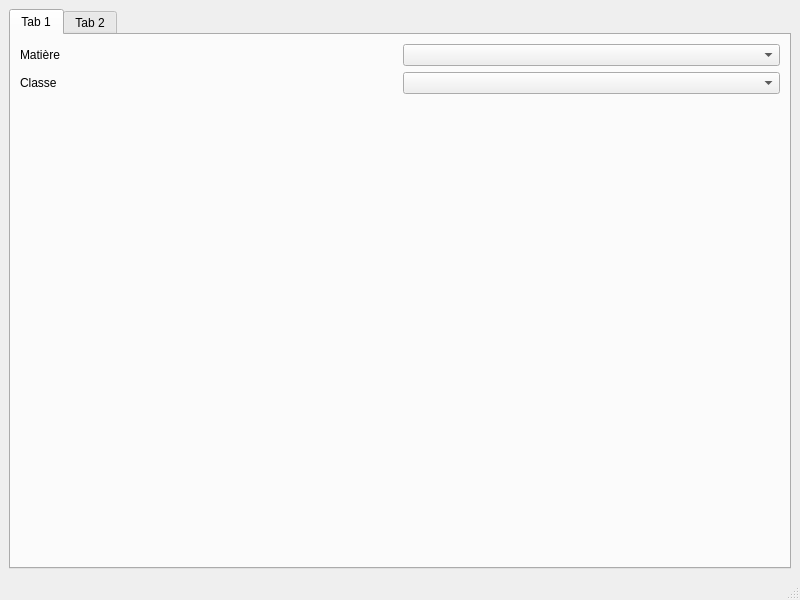
<?xml version="1.0" encoding="UTF-8"?>
<ui version="4.0">
 <class>MainWindow</class>
 <widget class="QMainWindow" name="MainWindow">
  <property name="geometry">
   <rect>
    <x>0</x>
    <y>0</y>
    <width>800</width>
    <height>600</height>
   </rect>
  </property>
  <property name="windowTitle">
   <string>MainWindow</string>
  </property>
  <widget class="QWidget" name="centralwidget">
   <layout class="QHBoxLayout" name="horizontalLayout">
    <item>
     <widget class="QTabWidget" name="tabWidget">
      <property name="currentIndex">
       <number>0</number>
      </property>
      <widget class="QWidget" name="tab">
       <attribute name="title">
        <string>Tab 1</string>
       </attribute>
       <layout class="QHBoxLayout" name="horizontalLayout_3">
        <item>
         <layout class="QHBoxLayout" name="horizontalLayout_2">
          <item>
           <layout class="QVBoxLayout" name="verticalLayout" stretch="0,0,0">
            <item>
             <layout class="QHBoxLayout" name="horizontalLayout_5">
              <item>
               <widget class="QLabel" name="subject_label">
                <property name="text">
                 <string>Matière</string>
                </property>
               </widget>
              </item>
              <item>
               <widget class="QComboBox" name="subject_comboBoxx"/>
              </item>
             </layout>
            </item>
            <item>
             <layout class="QHBoxLayout" name="horizontalLayout_4">
              <item>
               <widget class="QLabel" name="class_label">
                <property name="text">
                 <string>Classe</string>
                </property>
               </widget>
              </item>
              <item>
               <widget class="QComboBox" name="class_comboBox"/>
              </item>
             </layout>
            </item>
            <item>
             <spacer name="verticalSpacer">
              <property name="orientation">
               <enum>Qt::Vertical</enum>
              </property>
              <property name="sizeHint" stdset="0">
               <size>
                <width>20</width>
                <height>40</height>
               </size>
              </property>
             </spacer>
            </item>
           </layout>
          </item>
         </layout>
        </item>
        <item>
         <layout class="QVBoxLayout" name="Prof_area_vertical_layout"/>
        </item>
       </layout>
      </widget>
      <widget class="QWidget" name="tab_2">
       <attribute name="title">
        <string>Tab 2</string>
       </attribute>
      </widget>
     </widget>
    </item>
   </layout>
  </widget>
  <widget class="QMenuBar" name="menubar">
   <property name="geometry">
    <rect>
     <x>0</x>
     <y>0</y>
     <width>800</width>
     <height>22</height>
    </rect>
   </property>
  </widget>
  <widget class="QStatusBar" name="statusbar"/>
 </widget>
 <resources/>
 <connections/>
</ui>
